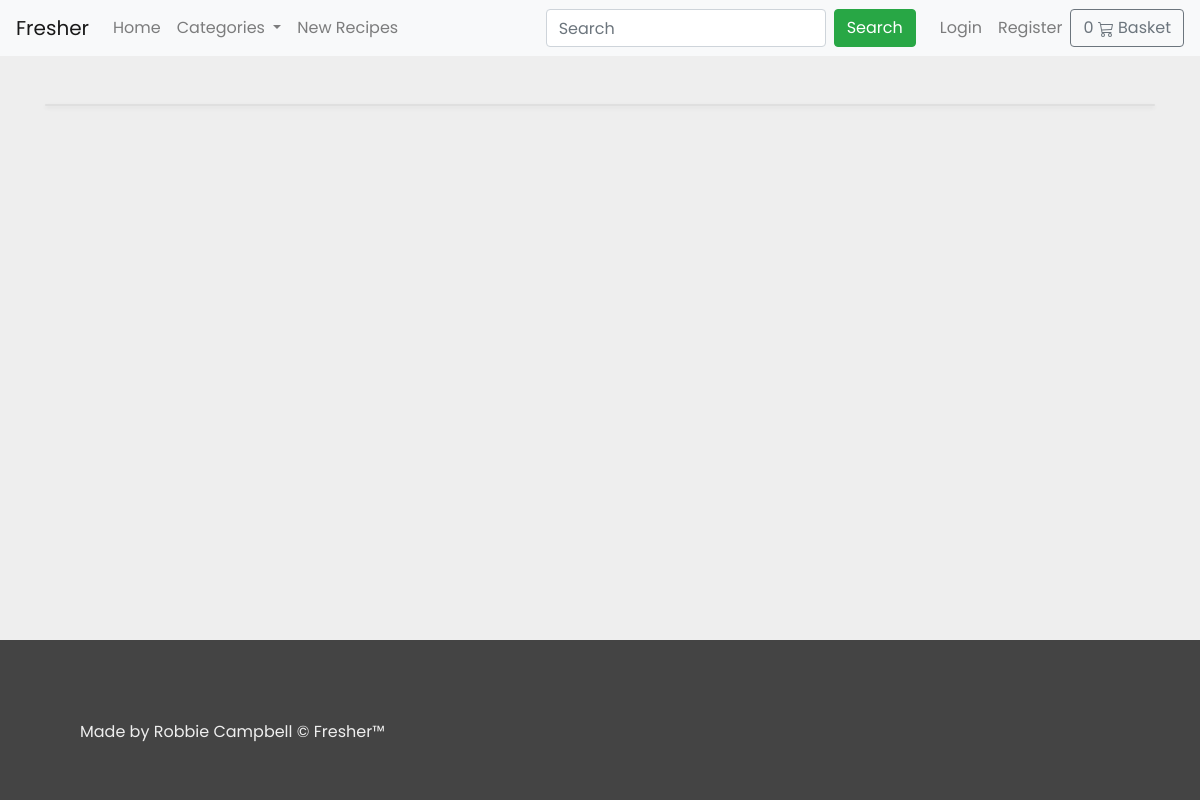
Before: /recipe/category/2/ with the older database file.
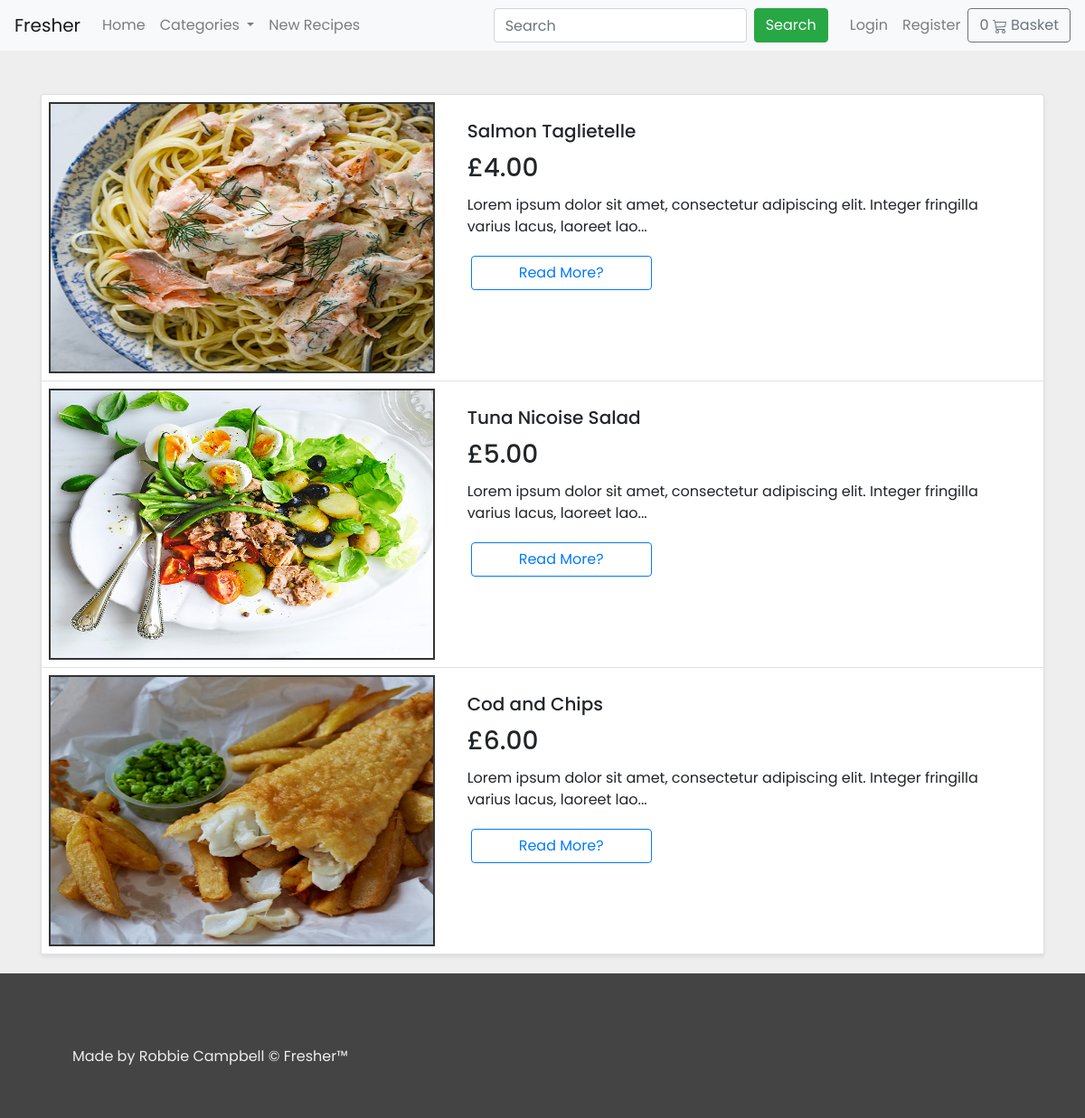
After: the same page with the newer database file.
### recipe/models.py (models this page shows, shortened)
class Recipe(models.Model):
    title = models.CharField(max_length=100)
    image = models.ImageField(upload_to="meals/", default="default.png")
    description = models.TextField()
    price = models.DecimalField(max_digits=6, decimal_places=2)
    author = models.ForeignKey(settings.AUTH_USER_MODEL, on_delete=models.CASCADE)
    category = models.ForeignKey(Category, on_delete=models.CASCADE)
    published = models.BooleanField(default=False)
    method = models.TextField(default="blah blah blah")
    created = models.DateTimeField(auto_now_add=True)
    updated = models.DateTimeField(auto_now=True)
    def get_absolute_url(self):
        return reverse('recipe:recipe_single', args=[self.id])

### recipe/views.py (the view)
# urls.py: path('category/<int:id>/', views.category, name="category"),
def category(request, id):
    recipes = None
    if request.user.is_staff:
        recipes = Recipe.objects.filter(category__id=id).order_by('-created')
    else:
        recipes = Recipe.objects.filter(category__id=id).filter(published=True).order_by('-created')
    return render(request, 'recipe/list.html', {"recipes": recipes})

### basket/basket.py (called while the page is built)
    def __len__(self):
        return sum(item['qty'] for item in self.basket.values())

### basket/context_processors.py (called while the page is built)
def basket(request):
    return {'basket': Basket(request)}

### recipe/context_processors.py (called while the page is built)
def categories(request):
    categories = Category.objects.all()
    return {"categories": categories}

### recipe/models.py (called while the page is built)
    def get_absolute_url(self):
        return reverse('recipe:category', args=[self.id])

### templates/recipe/list.html (shortened to what this page needs)
{% extends 'base.html' %}
{% block content %}
{% load static %}
<div class="container">
    <div class="card mt-5 shadow-sm">
        {% for recipe in recipes %}
        <div class="d-flex border-bottom recipe">
            <div style="width:50%;" class="d-flex flex-wrap align-items-center p-2">
                <img src="{{ recipe.image.url }}"
                    style="border: 2px solid #333; width:100%; max-width:100%; max-height:300px;"
                    alt="{{ recipe.title }}">
            </div>
            <div class="card-body m-2" style="height:100%;">
                <div id="description">
                    <div>
                        <h5 class="card-title">{{ recipe.title }}</h5>
                        <h3 class="card-title">£{{ recipe.price }}</h3>
                        <p class="card-text">
                            {% if recipe.description|length > 100 %}{{ recipe.description|slice:":100" }}...{% else %}{{ recipe.description }}{% endif %}
                        </p>
                        <div style="width:200px; " style="height:100%;">
                            <a class="btn btn-outline-primary m-1 wide" href="{{ recipe.get_absolute_url }}">Read
                                More?</a>
                        </div>
                    </div>
                </div>
            </div>
        </div>
        {% endfor %}
    </div>
</div>
{% endblock content %}

Changed rows visible on the page:
added Recipe: image (picture), title "Salmon Taglietelle", price "4.00", description "Lorem ipsum dolor sit amet, consectetur adipiscing elit. Integer fringilla varius lacus, laoreet lao"
added Recipe: image (picture), title "Tuna Nicoise Salad", price "5.00", description "Lorem ipsum dolor sit amet, consectetur adipiscing elit. Integer fringilla varius lacus, laoreet lao"
added Recipe: image (picture), title "Cod and Chips", price "6.00", description "Lorem ipsum dolor sit amet, consectetur adipiscing elit. Integer fringilla varius lacus, laoreet lao"
